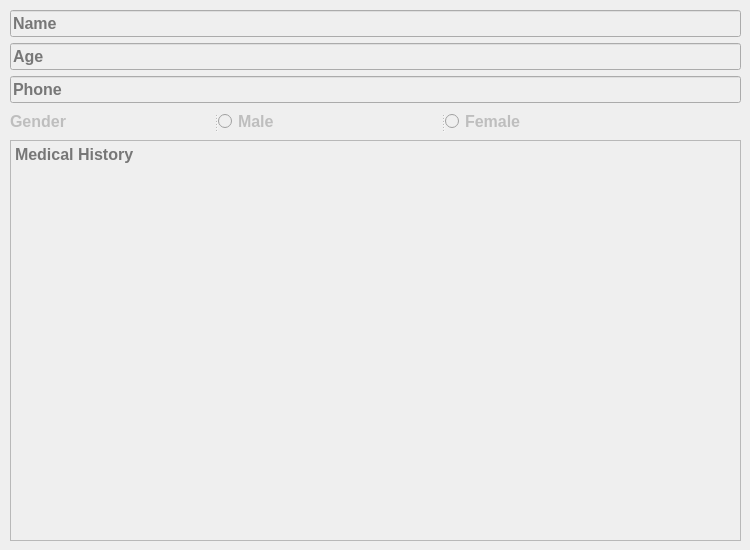
     <widget class="QWidget" name="showPatientReportTab_3">
      <attribute name="title">
       <string>Show</string>
      </attribute>
      <widget class="QWidget" name="layoutWidget_16">
       <property name="geometry">
        <rect>
         <x>10</x>
         <y>10</y>
         <width>731</width>
         <height>531</height>
        </rect>
       </property>
       <layout class="QGridLayout" name="gridLayout_19">
        <item row="1" column="0">
         <widget class="QSplitter" name="splitter_10">
          <property name="orientation">
           <enum>Qt::Horizontal</enum>
          </property>
          <widget class="QLabel" name="genderLable_3">
           <property name="enabled">
            <bool>false</bool>
           </property>
           <property name="font">
            <font>
             <family>Arial</family>
             <pointsize>12</pointsize>
             <weight>75</weight>
             <bold>true</bold>
            </font>
           </property>
           <property name="text">
            <string>Gender</string>
           </property>
          </widget>
          <widget class="QRadioButton" name="showGM_3">
           <property name="enabled">
            <bool>false</bool>
           </property>
           <property name="font">
            <font>
             <family>Arial</family>
             <pointsize>12</pointsize>
             <weight>75</weight>
             <bold>true</bold>
            </font>
           </property>
           <property name="cursor">
            <cursorShape>PointingHandCursor</cursorShape>
           </property>
           <property name="text">
            <string>Male</string>
           </property>
          </widget>
          <widget class="QRadioButton" name="showGF_3">
           <property name="enabled">
            <bool>false</bool>
           </property>
           <property name="font">
            <font>
             <family>Arial</family>
             <pointsize>12</pointsize>
             <weight>75</weight>
             <bold>true</bold>
            </font>
           </property>
           <property name="cursor">
            <cursorShape>PointingHandCursor</cursorShape>
           </property>
           <property name="text">
            <string>Female</string>
           </property>
          </widget>
         </widget>
        </item>
        <item row="0" column="0">
         <layout class="QFormLayout" name="formLayout_9">
          <item row="0" column="0" colspan="2">
           <widget class="QLineEdit" name="showName_3">
            <property name="enabled">
             <bool>false</bool>
            </property>
            <property name="font">
             <font>
              <family>Arial</family>
              <pointsize>12</pointsize>
              <weight>75</weight>
              <bold>true</bold>
             </font>
            </property>
            <property name="placeholderText">
             <string>Name</string>
            </property>
           </widget>
          </item>
          <item row="1" column="0" colspan="2">
           <widget class="QLineEdit" name="showAge_5">
            <property name="enabled">
             <bool>false</bool>
            </property>
            <property name="font">
             <font>
              <family>Arial</family>
              <pointsize>12</pointsize>
              <weight>75</weight>
              <bold>true</bold>
             </font>
            </property>
            <property name="placeholderText">
             <string>Age</string>
            </property>
           </widget>
          </item>
          <item row="2" column="0" colspan="2">
           <widget class="QLineEdit" name="showPhone_3">
            <property name="enabled">
             <bool>false</bool>
            </property>
            <property name="font">
             <font>
              <family>Arial</family>
              <pointsize>12</pointsize>
              <weight>75</weight>
              <bold>true</bold>
             </font>
            </property>
            <property name="placeholderText">
             <string>Phone</string>
            </property>
           </widget>
          </item>
         </layout>
        </item>
        <item row="2" column="0">
         <widget class="QTextEdit" name="showMedicalHistory_3">
          <property name="enabled">
           <bool>false</bool>
          </property>
          <property name="font">
           <font>
            <family>Arial</family>
            <pointsize>12</pointsize>
            <weight>75</weight>
            <bold>true</bold>
           </font>
          </property>
          <property name="cursor" stdset="0">
           <cursorShape>IBeamCursor</cursorShape>
          </property>
          <property name="placeholderText">
           <string>Medical History</string>
          </property>
         </widget>
        </item>
       </layout>
      </widget>
     </widget>
